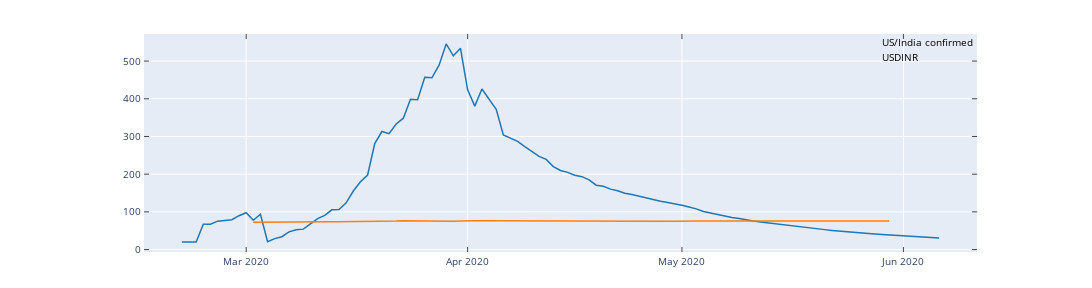
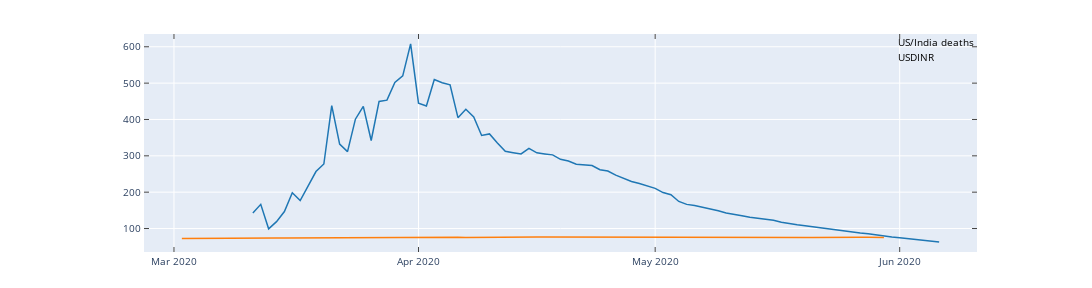
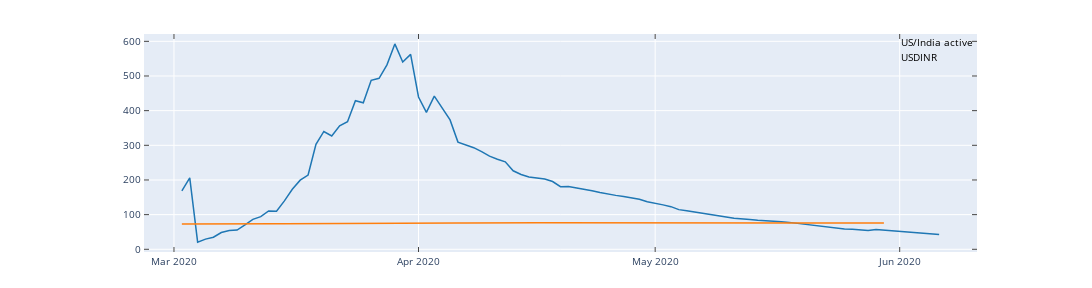
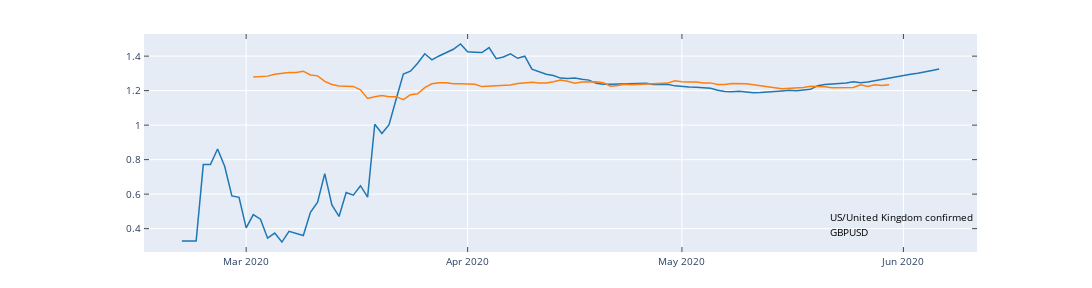

Write notebook code for charts like these, in order.
### Code cell
# Plots ratios calculated above, need to change this to pass column names
def covid_plot_ratio(df_covid, df_exchange_rates, country1, country2, type, exch_ratelabel):
    fig, ax = plt.subplots(figsize=(16,4))
    ax.plot(df_covid['date'], df_covid['ratio'], label="{0}/{1} {2}".format(country1, country2, type))
    df_tmp = df_exchange_rates[df_exchange_rates['code'] == exch_ratelabel]
    ax.plot(df_tmp['date'], df_tmp['rate'], label=exch_ratelabel)
    #ax.set_xlim(0, 200) - doesnt work with dates
    #ax.set_ylim(0, 10)
    ax.xaxis.set_major_locator(MultipleLocator(30))
    ax.xaxis.set_minor_locator(AutoMinorLocator(7))
    ax.grid(which='major', color='#CCCCCC', linestyle='--')
    ax.grid(which='minor', color='#CCCCCC', linestyle=':')
    ax.legend()
    #plt.show()
    iplot(tls.mpl_to_plotly(fig))

def plot_covid_forex(covid19, df_exchange_rates, exchrate_code, country1, country2):
    df_ratio = covid19.covid_ratio_by_country('confirmed_per1k',   country1, country2)
    covid_plot_ratio(df_ratio, df_exchange_rates, country1, country2, 'confirmed', exchrate_code)

    df_ratio = covid19.covid_ratio_by_country('deaths_per1k',  country1, country2)
    covid_plot_ratio(df_ratio, df_exchange_rates, country1, country2, 'deaths', exchrate_code)

    df_ratio = covid19.covid_ratio_by_country('active_per1k',  country1, country2)
    covid_plot_ratio(df_ratio, df_exchange_rates, country1, country2, 'active', exchrate_code)

#df_exchange_rates['rate'][df_exchange_rates['code'] == exchrate_label] = df_exchange_rates['rate'][df_exchange_rates['code'] == exchrate_label]/35
plot_covid_forex(covid19, df_exchange_rates, 'USDINR', 'US', 'India')
plot_covid_forex(covid19, df_exchange_rates, 'GBPUSD', 'US', 'United Kingdom')
